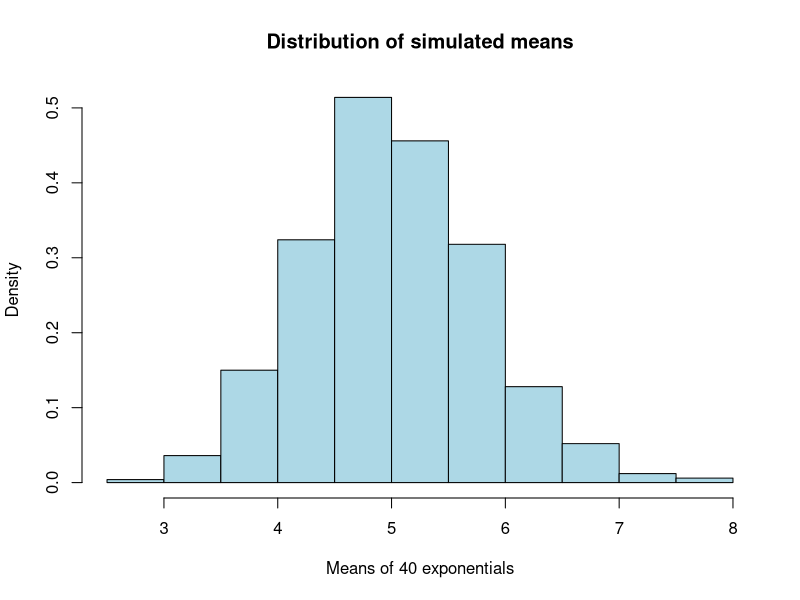
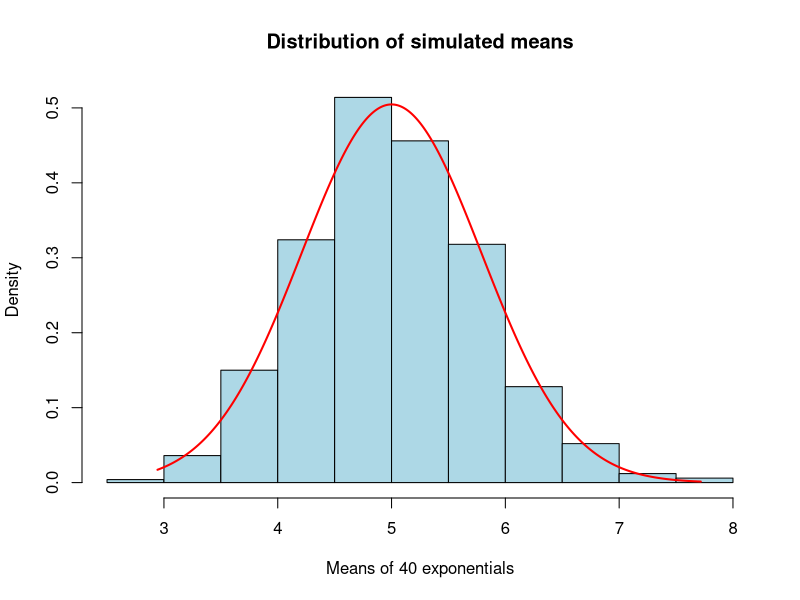
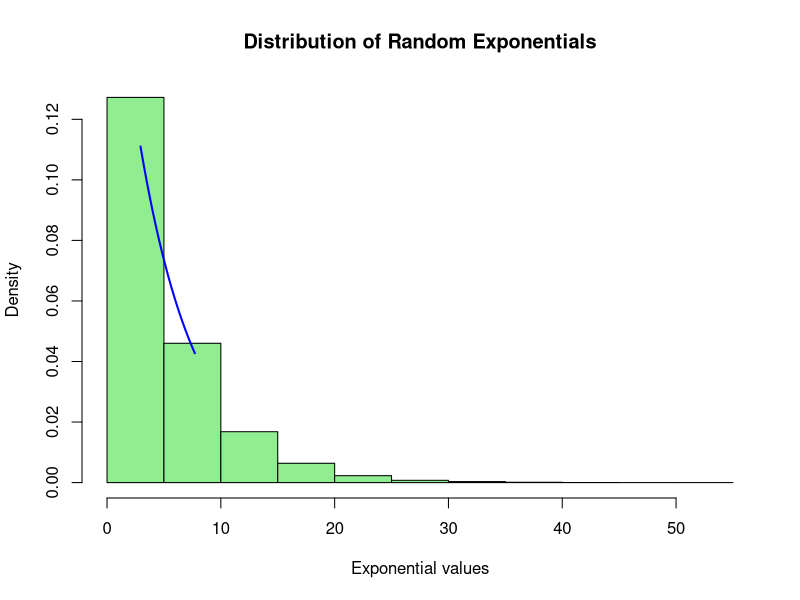
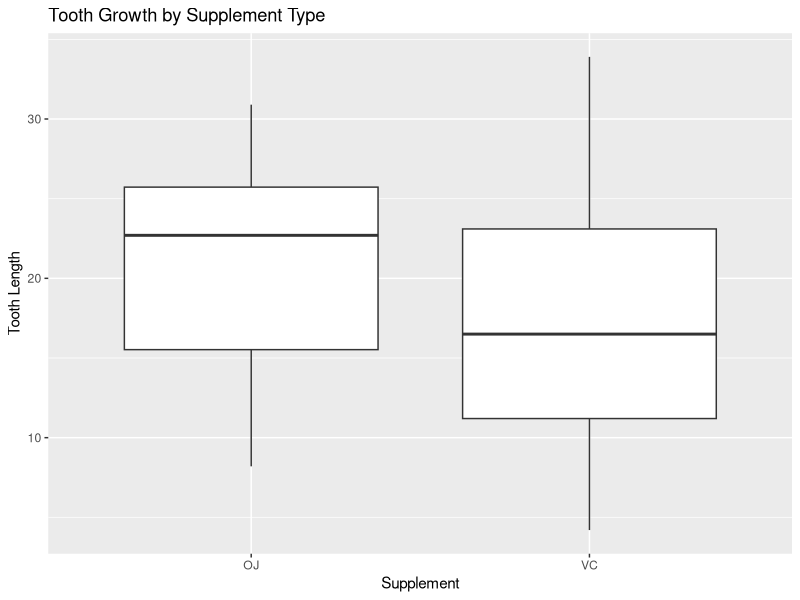
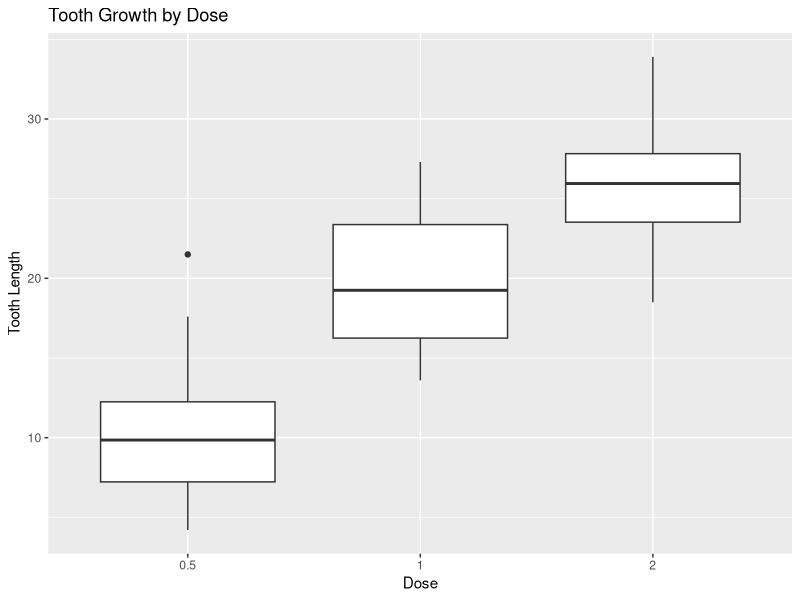
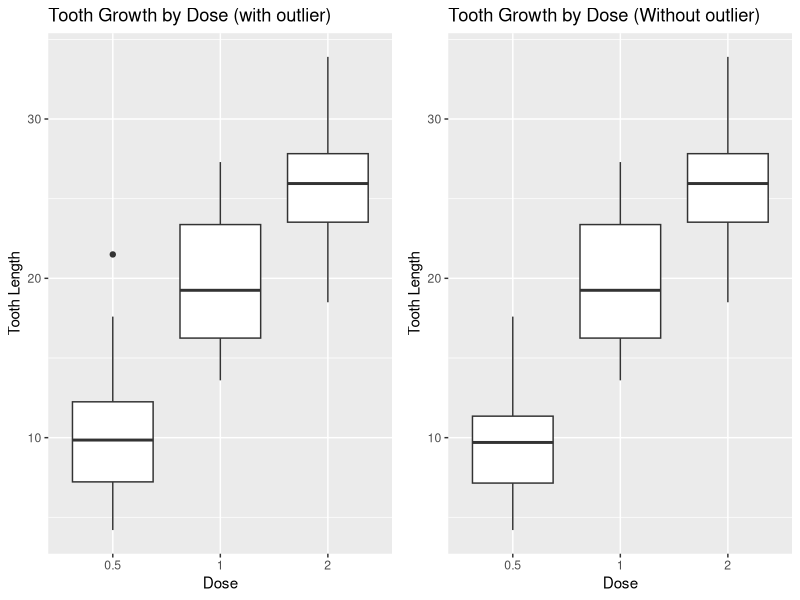

Generate these figures, in order, with R:
## ---- chunk 1
knitr::opts_chunk$set(echo = TRUE)
library(ggplot2)
library(gridExtra)
## ---- chunk 2
lambda <- 0.2
n <- 40
simulations <-1000
## ---- chunk 3
set.seed(123)
simulated_means <-replicate(simulations,mean(rexp(n,lambda)))
## ---- chunk 4
theory_mean <- 1/lambda
sample_mean <- mean(simulated_means)
## ---- chunk 5
theory_mean
sample_mean
## ---- chunk 6
theory_variance <- (1/lambda)^2/n
sample_variance <- var(simulated_means)

## ---- chunk 7
theory_variance
sample_variance

## ---- chunk 8
hist(simulated_means, probability =TRUE, main ="Distribution of simulated means", xlab = "Means of 40 exponentials", col = "lightblue")
## ---- chunk 9
x_vals <- seq(min(simulated_means), max(simulated_means), length.out = 1000)
normal_density <- dnorm(x_vals, mean = theory_mean, sd= sqrt(theory_variance))
hist(simulated_means, probability =TRUE, main ="Distribution of simulated means", xlab = "Means of 40 exponentials", col = "lightblue")
lines(x_vals, normal_density, col ="red", lwd=2)

## ---- chunk 10
random_exponentials <- rexp(n*simulations, lambda)
hist(random_exponentials, probability= TRUE, main = "Distribution of Random Exponentials", xlab = "Exponential values" , col="lightgreen")
exp_density <- dexp(x_vals, rate =lambda)
lines(x_vals, exp_density, col="blue", lwd=2)

## ---- chunk 11
data("ToothGrowth")
head(ToothGrowth)
## ---- chunk 12
summary(ToothGrowth)
## ---- chunk 13

ggplot(ToothGrowth, aes(x= supp, y= len)) +
geom_boxplot() +
labs(title = "Tooth Growth by Supplement Type", x = "Supplement", y = "Tooth Length")  
## ---- chunk 14
ggplot(ToothGrowth, aes(x= factor(dose), y= len)) +
geom_boxplot() +
labs(title = "Tooth Growth by Dose", x = "Dose", y = "Tooth Length")  
## ---- chunk 15
row_num <- which(ToothGrowth$len > 20 & ToothGrowth$dose == 0.5)
ToothGrowth2 <- ToothGrowth[-row_num,]
## ---- chunk 16
DosePlot1 <-ggplot(ToothGrowth, aes(x= factor(dose), y= len)) +
 geom_boxplot() +
 labs(title = "Tooth Growth by Dose (with outlier)", x = "Dose", y = "Tooth Length")
DosePlot2 <-ggplot(ToothGrowth2, aes(x= factor(dose), y= len)) +
 geom_boxplot() +
 labs(title = "Tooth Growth by Dose (Without outlier)", x = "Dose", y = "Tooth Length")
grid.arrange(DosePlot1, DosePlot2, ncol = 2)
## ---- chunk 17
t.test(len ~ supp, data = ToothGrowth)
